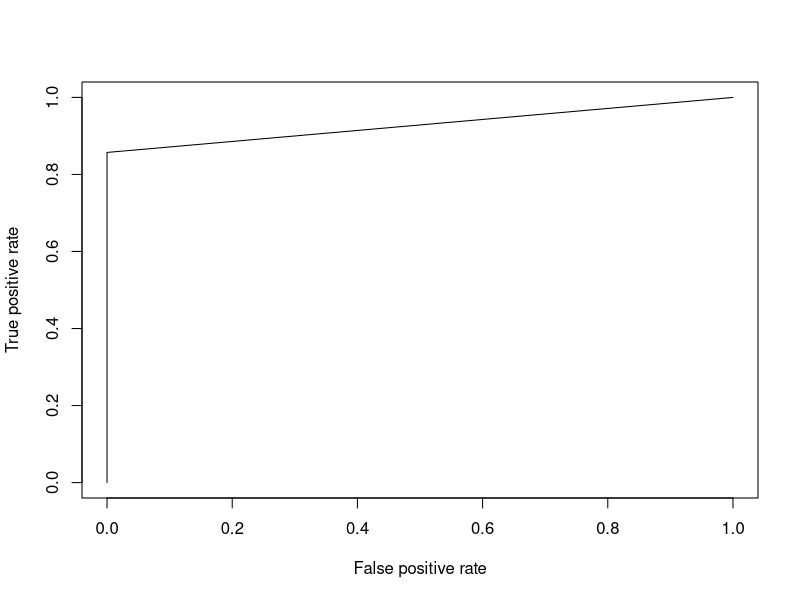
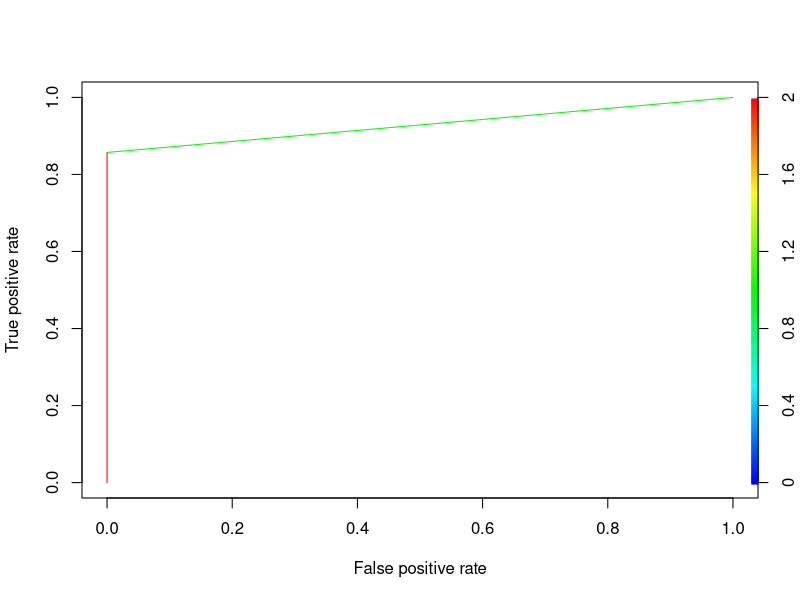
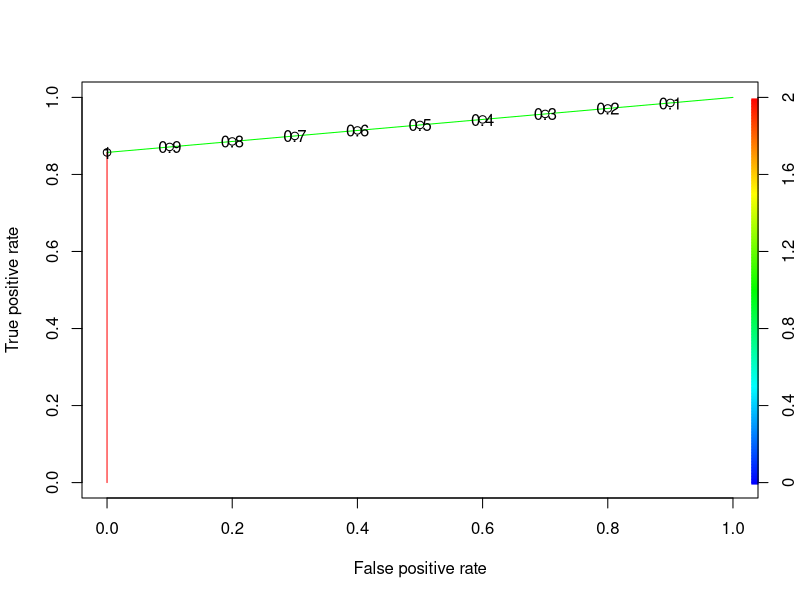
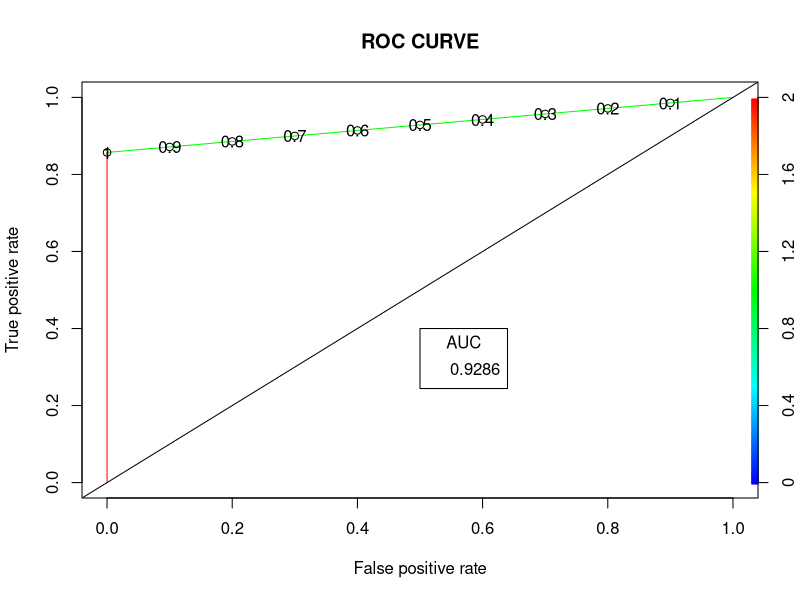

R code for these plots, in order:
# load mtcars data
data(mtcars)
str(mtcars)
mtcars$vs <- as.factor(mtcars$vs)
###################################################################################
# Step 1:Split data in train and test data
library(caTools)
set.seed(279)
split <- sample.split(mtcars, SplitRatio = 0.8)
split
train <- subset(mtcars, split== "TRUE")
test <- subset(mtcars, split== "FALSE")
train
test
# Step 2:Train model with logistics regression using glm function
logit_model <- glm(vs~wt+disp, data = train, family = "binomial")
logit_model
summary(logit_model)
#Interpretation
# wt influences dependent variables positively and for 1 unit increase in wt increases the log of odds for vs=1 by 1.44
# disp influences dependent variable negatively and for 1 unit increase in disp decreases the log of odds for vs=1 by 0.0344
# Null Deviance = 30.78 (fit dependent variable only with intercept)
# Residual Deviance = 15.01 (fit dependent variable with all the independent variable)
# AIC (lesser the better, used for comparing different models)
# Step 3:Predict test data based on trained model -logit_model
fitted.results <- predict(logit_model, test, type = "response")
fitted.results # Predicted Result
test$vs    # Actual Result
# Step 4: Change probabilities to class (0 or 1/Yes or No)
# If prob > 0.5 then 1, else 0. Threshold can be set for better results
fitted.results <- ifelse(fitted.results > 0.5,1,0)
fitted.results # Predicted Result
test$vs    # Actual Result
# Step 5: Evauate Model Accuracy using Confusion matrix
table(test$vs, fitted.results)
misClassError <- mean(fitted.results != test$vs)
print(paste('Accuracy =',1-misClassError))
# ROC-AUC Curve
#install.packages("ROCR")
library(ROCR)
ROCRPred <- prediction(fitted.results, test$vs)
ROCRPerf <- performance(ROCRPred, measure ="tpr", x.measure ="fpr")
plot(ROCRPerf)
plot(ROCRPerf, colorize = TRUE)
plot(ROCRPerf, colorize = TRUE, print.cutoffs.at = seq(0.1,by=0.1))
plot(ROCRPerf, colorize = TRUE, print.cutoffs.at = seq(0.1,by=0.1),main = "ROC CURVE")
abline(a=0, b=1)
auc <- performance(ROCRPred, measure = "auc")
auc <- auc@y.values[[1]]
auc
auc <- round(auc, 4)
legend (.5,.4,auc, title = "AUC", cex =1)
